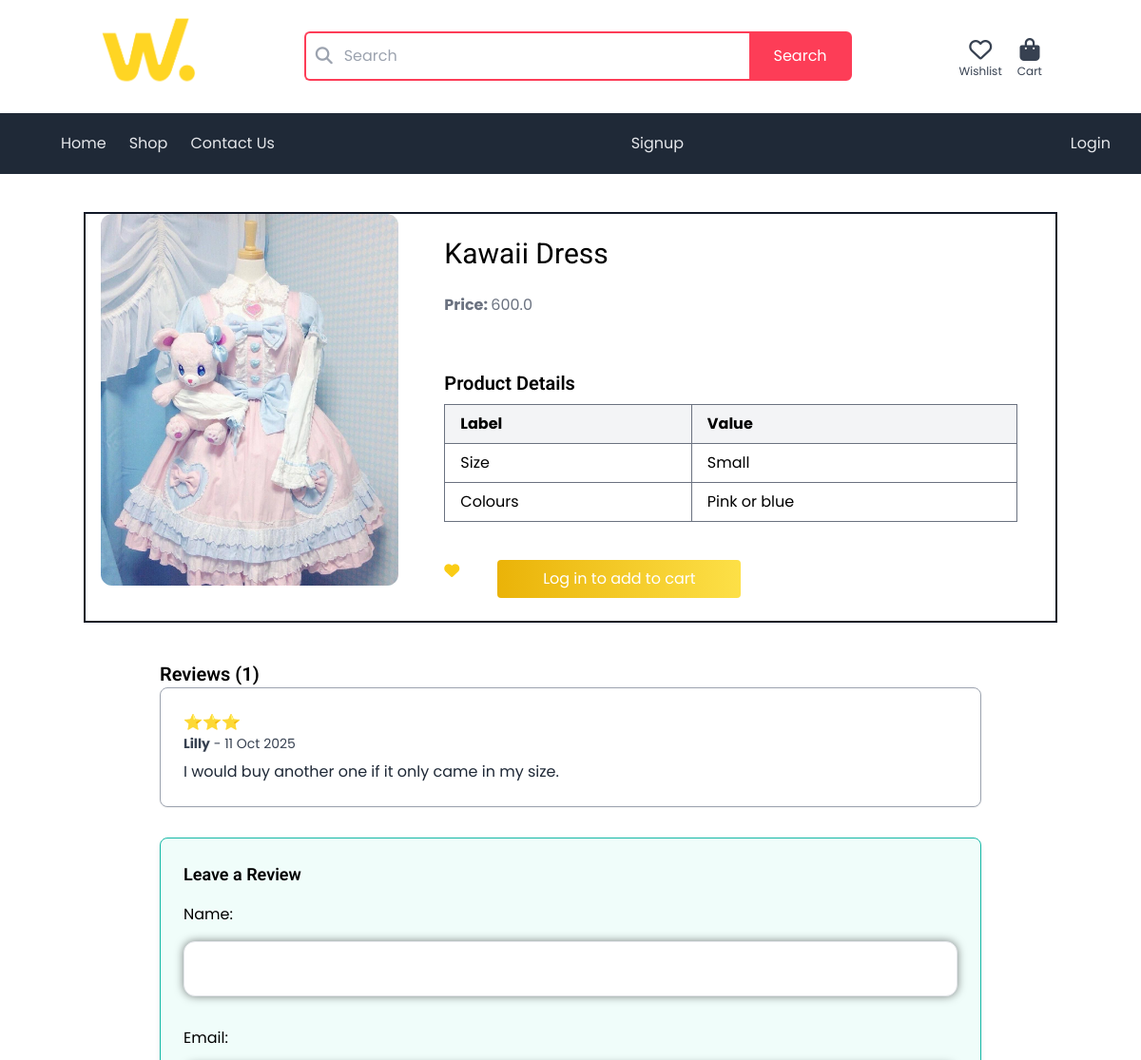
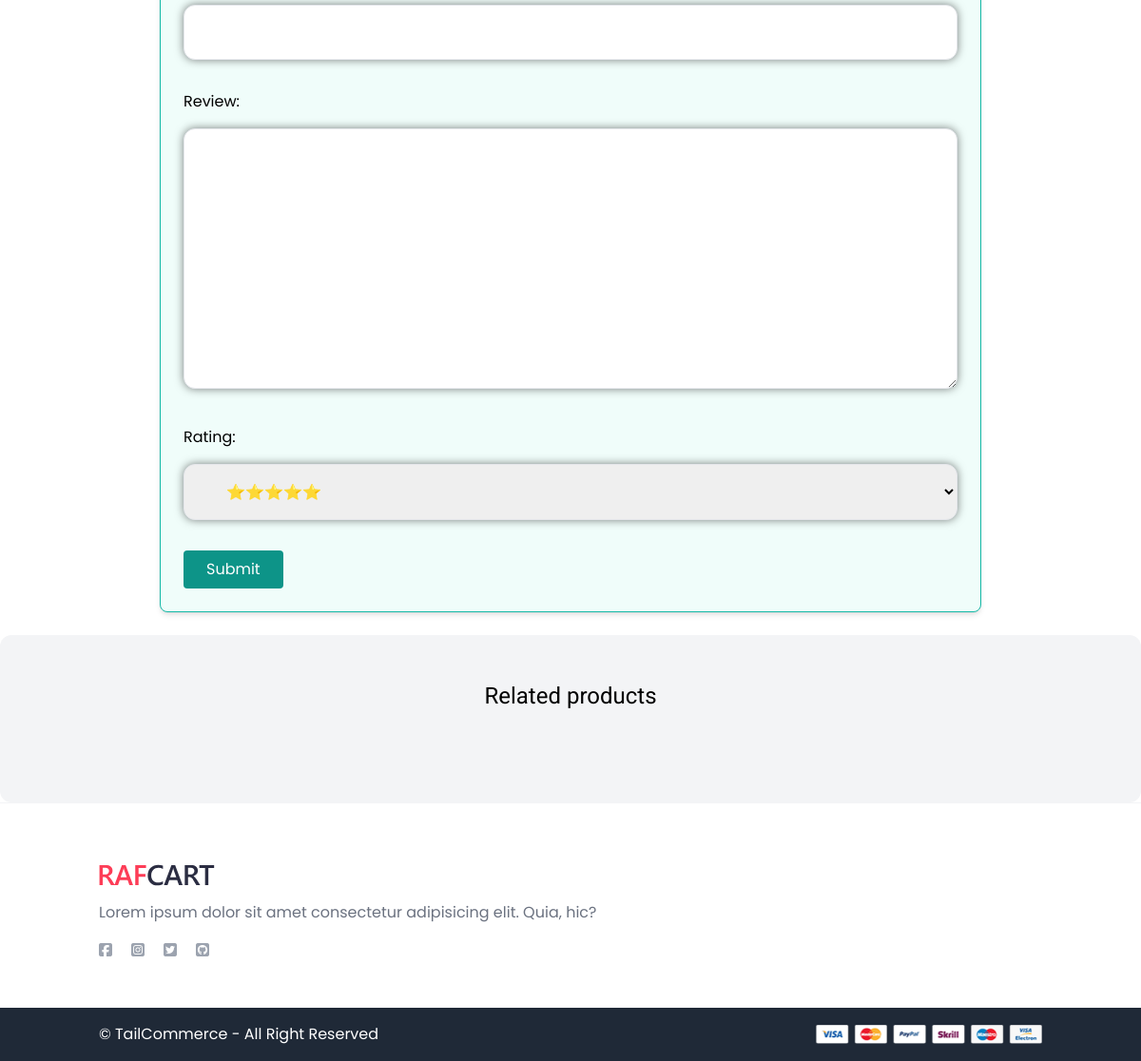
The page /products/kawaii/kawaii-dress/ on the database its author committed (2 pictures, top to bottom).
### products/models.py (models this page shows, shortened)
class Product(models.Model):
    category = models.ForeignKey(Category, related_name='products',on_delete=models.CASCADE)
    name = models.CharField(max_length=255)
    slug = models.SlugField(unique=False, blank=True, null=True)
    class Meta:
        unique_together = ('name', 'category')
    description = models.TextField(blank=True, null=True)
    price = models.FloatField()
    image = models.ImageField(upload_to='product_images/', blank=True, null=True)
    quantity = models.PositiveIntegerField(default=1)
    is_new = models.BooleanField(default=False)
    created_at = models.DateTimeField(auto_now_add=True)

class ProductDetail(models.Model):
    product = models.ForeignKey(Product, related_name='details', on_delete=models.CASCADE)
    label = models.CharField(max_length=100)
    value = models.CharField(max_length=255)

class Reviews(models.Model):
    name = models.CharField(max_length=100, blank=True, null=True)
    product = models.ForeignKey(Product,related_name='reviews',on_delete=models.CASCADE)
    email = models.EmailField(null=True, blank=True)
    date = models.DateField(auto_now_add=True)
    review = models.TextField()
    rating = models.IntegerField(choices=RATING_CHOICES, default=5)
    class Meta:
        verbose_name_plural = 'Product Reviews'  #Displays plural name correctly in Django admin site

### products/views.py (the view)
# urls.py: path('<slug:category_slug>/<slug:product_slug>/', views.detail, name='detail'), # Shows details of a specific product
def detail(request, category_slug, product_slug):
    category = get_object_or_404(Category, slug=category_slug)
    product = Product.objects.filter(slug=product_slug, category=category).first()
    if not product:
        raise Http404("Product not found")
    related_products = Product.objects.filter(category=product.category).exclude(pk=product.pk)[0:3]
    reviews = product.reviews.all()  # keep queryset in plural
    if request.method == "POST":
        form = ReviewForm(request.POST)
        if form.is_valid():
            new_review = form.save(commit=False)   # use new variable
            new_review.product = product
            new_review.username = request.user
            new_review.save()
            return redirect('product:detail', category_slug=category.slug, product_slug=product.slug)
    else:
        form = ReviewForm()
    return render(request, 'products/detail.html', {
        'product': product,
        'reviews': reviews,   # pass queryset with plural name
        'form': form,
        'related_products': related_products,
    })

### products/forms.py
class ReviewForm(forms.ModelForm):
    class Meta:
        model = Reviews
        fields = ('name', 'email', 'review', 'rating')
        widgets = {
            'name':forms.TextInput(attrs={
                'class':'form-control',
                'class' : INPUT_CLASSES,
            }),
            'email':forms.TextInput(attrs={
                'class':'form-control',
                'class' : INPUT_CLASSES,
            }),
            'review':forms.Textarea(attrs={
                'class':'form-control',
                'class' : INPUT_CLASSES,
            }),
            'rating': forms.Select(attrs={
                'class': INPUT_CLASSES,
            })
        }

### products/templates/products/detail.html (shortened to what this page needs)
{% extends 'core/base.html' %}
{% block content %}
    <div class="border-2 border-gray-900 container mt-10 mx-auto px-4 grid grid-cols-1 sm:grid-cols-1 md:grid-cols-2 lg:grid-cols-3 gap-6">
        <div>
            <img src="{{ product.image.url }}" class="w-96 rounded-xl">
        </div>
        <div class="col-span-2 p-6 rounded-b-xl">
            <h1 class="mb-6 text-3xl">{{ product.name }}</h1>
            <p class="text-gray-500"><strong>Price: </strong>{{ product.price }}</p><br>
            {% if product.details.exists %}
                <h2 class="mt-8 mb-2 text-xl font-semibold">Product Details</h2>
                <table class="min-w-full table-auto border border-1 border-gray-500 rounded-lg">
                    <thead class="bg-gray-100 text-left">
                        <tr>
                            <th class="px-4 py-2 border border-1 border-gray-500">Label</th>
                            <th class="px-4 py-2 border border-1 border-gray-500">Value</th>
                        </thead>
                        <tbody>
                            {% for detail in product.details.all %}
                                <td class="px-4 py-2 border border-1 border-gray-500">{{detail.label}}</td>
                                <td class="px-4 py-2 border border-1 border-gray-500">{{detail.value}}</td>
                    {% endfor %}
                </table>
                {% endif %}
            <diV class="mt-10 flex gap-10">
            <div>
            {% if user.is_authenticated %}
                <form method="post" action="{% url 'order:add_to_wishlist' product.id %}">
                {% csrf_token %}
                <button type="submit" class="btn likeBtn text-yellow-400 hover:text-red-500 transition duration-200">
                    <i class="fas fa-heart text-1xl"></i>
                </button>
                </form>
            {% else %}
                <form method="post" action="{% url 'users:login' %}">
                    <button type="submit" class="btn likeBtn text-yellow-400 hover:text-red-500 transition duration-200">
                        <i class="fas fa-heart text-1xl"></i>
                    </button>
                    </form>
            {% endif %}
            </div>
            {% if user.is_authenticated %}
            <form method="post" action="{% url 'order:add_to_cart' product.id %}">
                {% csrf_token %}
                <button type="submit"
                    class="bg-gradient-to-r from-yellow-500 to-yellow-300 hover:bg-red-500 transition duration-200 w-64 py-2 text-center text-white rounded">
                    Add to cart
                </button>
            </form>
            {% else %}
            <form method="post" action="{% url 'users:login' %}">
                <button type="submit"
                    class="bg-gradient-to-r from-yellow-500 to-yellow-300 hover:bg-red-500 transition duration-200 w-64 py-2 text-center text-white rounded">
                    Log in to add to cart
                </button>
            </form>
            {% endif %}
        </div>
        </div>
    </div>
   <div class="container w-full max-w-4xl mx-auto mt-10 px-4 space-y-8">
    <div>
        <h4 class="text-xl font-semibold">Reviews ({{ reviews.count }})</h4>
        <div class="grid grid-cols-1 gap-6">
            {% for review in reviews %}
                {% if review.review %}
                <div class="p-6 border border-gray-400 rounded-lg bg-white shadow-sm">
                    <p class="text-yellow-600 font-medium">{{ review.get_rating_display }}</p>
                    <p class="text-sm text-gray-700"><strong>{{ review.name }}</strong> - {{ review.date|date:"d M Y" }}</p>
                    <p class="mt-2 text-gray-800">{{ review.review }}</p>
                </div>
                {% endif %}
            {% empty %}
                <p class="text-gray-600">No reviews yet.</p>
            {% endfor %}
        </div>
    </div>
    <div class="p-6 border border-teal-500 bg-teal-50 rounded-lg shadow-md">
        <h4 class="text-lg font-semibold mb-4">Leave a Review</h4>
        <form method="post" action="." enctype="multipart/form-data" class="space-y-4">
            {{ form.as_p }}
            <button class="mt-4 py-2 px-6 bg-teal-600 text-white rounded hover:bg-teal-700">
                Submit
            </button>
        </form>
    </div>
</div>
    <div class="mt-6 px-6 py-12 bg-gray-100 rounded-xl">
        <h2 class="mb-12 text-2xl text-center">Related products</h2>
    </div>
{% endblock %}

### rows shown on the page
Product: image (picture), name "Kawaii Dress", price "600.0", count "1"
ProductDetail: label "Size", value "Small"
ProductDetail: label "Colours", value "Pink or blue"
Reviews: rating "⭐⭐⭐", name "Lilly", date "11 Oct 2025", review "I would buy another one if it only came in my size."
